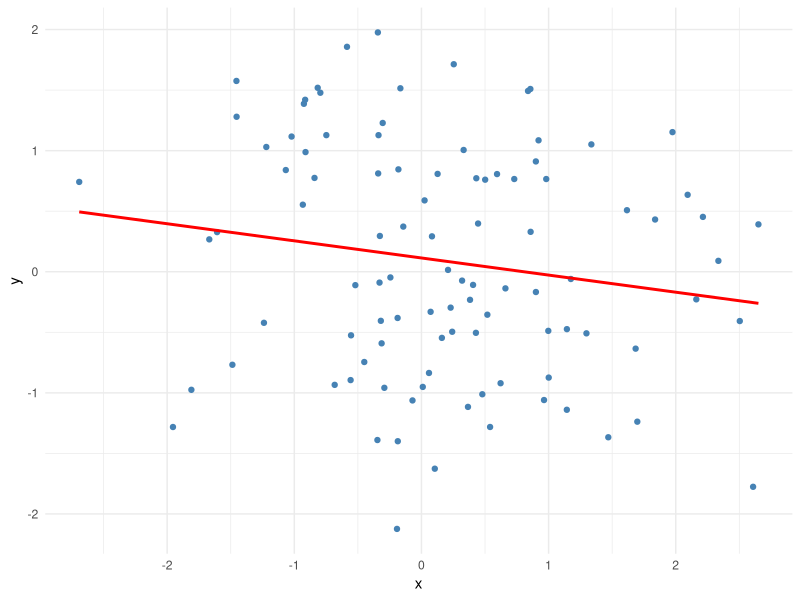
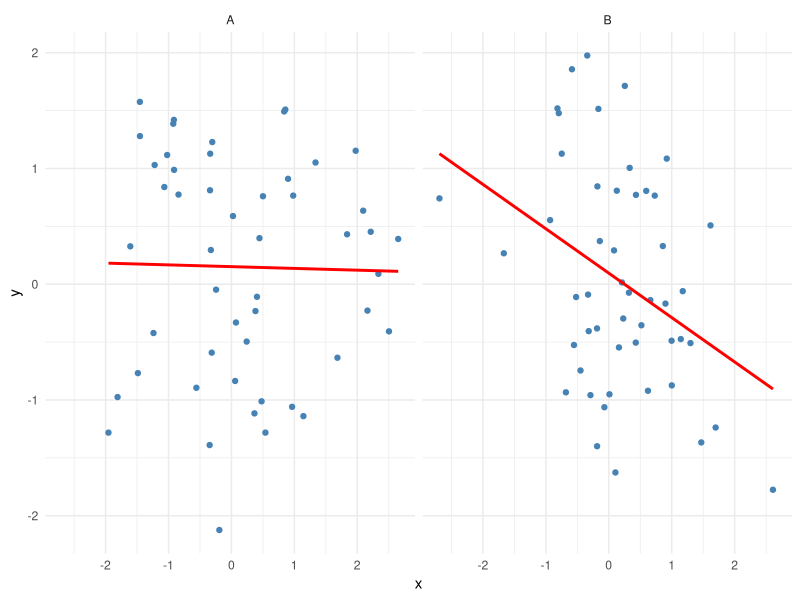
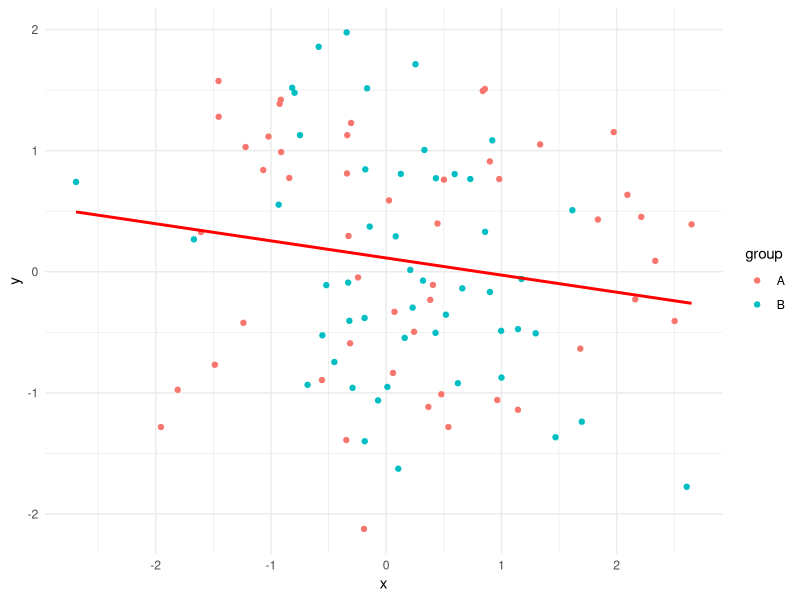

Recreate these plots in R, in order.
library(ggplot2)
library(data.table)

data <- data.table(
  x = rnorm(100),
  y = rnorm(100),
  group = rep(c("A", "B"), each = 50)
)

plot_scatter <- function(dt, x_col, y_col, facet_col = NA, color_col = NA) {
  if (is.character(facet_col)) {
    dt[, (facet_col) := as.factor(get(facet_col))]
    ggplot(dt, aes(x = .data[[x_col]], y = .data[[y_col]])) +
      geom_point(color = "steelblue") +
      geom_smooth(method = "lm", se = FALSE, color = "red") +
      facet_wrap(as.formula(paste("~", facet_col))) +
      theme_minimal()
  } else {
    if (is.character(color_col)) {
      dt[, (color_col) := as.factor(get(color_col))]
      ggplot(dt, aes(x = .data[[x_col]], y = .data[[y_col]], color = .data[[color_col]])) +
        geom_point() +
        geom_smooth(method = "lm", se = FALSE, color = "red") +
        theme_minimal()
    } else {
      ggplot(dt, aes(x = .data[[x_col]], y = .data[[y_col]])) +
        geom_point(color = "steelblue") +
        geom_smooth(method = "lm", se = FALSE, color = "red") +
        theme_minimal()
    }
  }
}

plot_scatter(data, "x", "y")
plot_scatter(data, "x", "y", facet_col = "group")
plot_scatter(data, "x", "y", color_col = "group")
